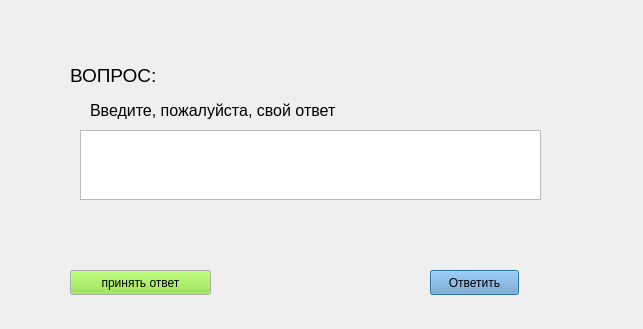
<?xml version="1.0" encoding="UTF-8"?>
<ui version="4.0">
 <class>Dialog</class>
 <widget class="QDialog" name="Dialog">
  <property name="geometry">
   <rect>
    <x>0</x>
    <y>0</y>
    <width>643</width>
    <height>329</height>
   </rect>
  </property>
  <property name="windowTitle">
   <string>Dialog</string>
  </property>
  <widget class="QLabel" name="label">
   <property name="geometry">
    <rect>
     <x>70</x>
     <y>40</y>
     <width>301</width>
     <height>71</height>
    </rect>
   </property>
   <property name="font">
    <font>
     <pointsize>14</pointsize>
    </font>
   </property>
   <property name="text">
    <string>ВОПРОС:</string>
   </property>
  </widget>
  <widget class="QLabel" name="label_2">
   <property name="geometry">
    <rect>
     <x>90</x>
     <y>90</y>
     <width>491</width>
     <height>41</height>
    </rect>
   </property>
   <property name="font">
    <font>
     <pointsize>12</pointsize>
    </font>
   </property>
   <property name="text">
    <string>Введите, пожалуйста, свой ответ</string>
   </property>
  </widget>
  <widget class="QPushButton" name="pushButton">
   <property name="geometry">
    <rect>
     <x>430</x>
     <y>270</y>
     <width>89</width>
     <height>25</height>
    </rect>
   </property>
   <property name="palette">
    <palette>
     <active>
      <colorrole role="Button">
       <brush brushstyle="SolidPattern">
        <color alpha="255">
         <red>114</red>
         <green>159</green>
         <blue>207</blue>
        </color>
       </brush>
      </colorrole>
     </active>
     <inactive>
      <colorrole role="Button">
       <brush brushstyle="SolidPattern">
        <color alpha="255">
         <red>114</red>
         <green>159</green>
         <blue>207</blue>
        </color>
       </brush>
      </colorrole>
     </inactive>
     <disabled>
      <colorrole role="Button">
       <brush brushstyle="SolidPattern">
        <color alpha="255">
         <red>114</red>
         <green>159</green>
         <blue>207</blue>
        </color>
       </brush>
      </colorrole>
     </disabled>
    </palette>
   </property>
   <property name="text">
    <string>Ответить</string>
   </property>
   <property name="autoDefault">
    <bool>true</bool>
   </property>
   <property name="default">
    <bool>false</bool>
   </property>
  </widget>
  <widget class="QTextEdit" name="textEdit">
   <property name="geometry">
    <rect>
     <x>80</x>
     <y>130</y>
     <width>461</width>
     <height>70</height>
    </rect>
   </property>
  </widget>
  <widget class="QPushButton" name="pushButton_2">
   <property name="geometry">
    <rect>
     <x>70</x>
     <y>270</y>
     <width>141</width>
     <height>25</height>
    </rect>
   </property>
   <property name="palette">
    <palette>
     <active>
      <colorrole role="Button">
       <brush brushstyle="SolidPattern">
        <color alpha="255">
         <red>138</red>
         <green>226</green>
         <blue>52</blue>
        </color>
       </brush>
      </colorrole>
     </active>
     <inactive>
      <colorrole role="Button">
       <brush brushstyle="SolidPattern">
        <color alpha="255">
         <red>138</red>
         <green>226</green>
         <blue>52</blue>
        </color>
       </brush>
      </colorrole>
     </inactive>
     <disabled>
      <colorrole role="Button">
       <brush brushstyle="SolidPattern">
        <color alpha="255">
         <red>138</red>
         <green>226</green>
         <blue>52</blue>
        </color>
       </brush>
      </colorrole>
     </disabled>
    </palette>
   </property>
   <property name="text">
    <string>принять ответ</string>
   </property>
  </widget>
 </widget>
 <resources/>
 <connections/>
</ui>
